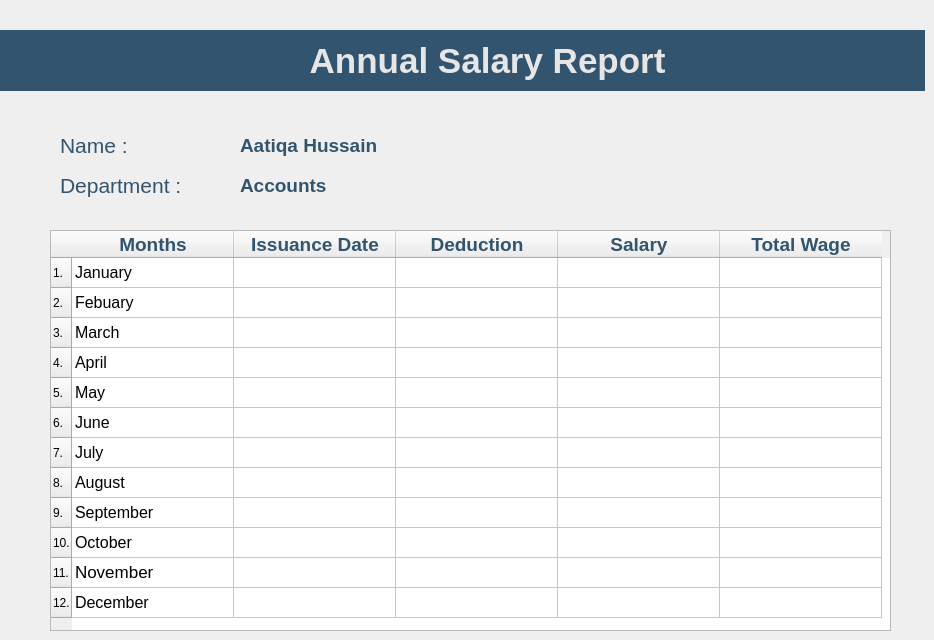
    <widget class="QWidget" name="salary_report">
     <widget class="QTableWidget" name="salary_record">
      <property name="geometry">
       <rect>
        <x>50</x>
        <y>230</y>
        <width>841</width>
        <height>401</height>
       </rect>
      </property>
      <property name="styleSheet">
       <string notr="true">QHeaderView::section {
    background-color: rgb(50, 84, 110); /* Set your desired background color */
    color: rgb(230, 230, 230); /* Set the text color */
};

color: rgb(50, 84, 110);
background-color: rgb(230, 230, 230);

</string>
      </property>
      <attribute name="horizontalHeaderDefaultSectionSize">
       <number>162</number>
      </attribute>
      <row>
       <property name="text">
        <string>1.</string>
       </property>
      </row>
      <row>
       <property name="text">
        <string>2.</string>
       </property>
      </row>
      <row>
       <property name="text">
        <string>3.</string>
       </property>
      </row>
      <row>
       <property name="text">
        <string>4.</string>
       </property>
      </row>
      <row>
       <property name="text">
        <string>5.</string>
       </property>
      </row>
      <row>
       <property name="text">
        <string>6.</string>
       </property>
      </row>
      <row>
       <property name="text">
        <string>7.</string>
       </property>
      </row>
      <row>
       <property name="text">
        <string>8.</string>
       </property>
      </row>
      <row>
       <property name="text">
        <string>9.</string>
       </property>
      </row>
      <row>
       <property name="text">
        <string>10.</string>
       </property>
      </row>
      <row>
       <property name="text">
        <string>11.</string>
       </property>
      </row>
      <row>
       <property name="text">
        <string>12.</string>
       </property>
      </row>
      <column>
       <property name="text">
        <string>Months</string>
       </property>
       <property name="font">
        <font>
         <pointsize>14</pointsize>
         <bold>true</bold>
        </font>
       </property>
       <property name="background">
        <color>
         <red>85</red>
         <green>55</green>
         <blue>89</blue>
        </color>
       </property>
       <property name="foreground">
        <brush brushstyle="SolidPattern">
         <color alpha="255">
          <red>50</red>
          <green>84</green>
          <blue>110</blue>
         </color>
        </brush>
       </property>
      </column>
      <column>
       <property name="text">
        <string>Issuance Date</string>
       </property>
       <property name="font">
        <font>
         <pointsize>14</pointsize>
         <bold>true</bold>
        </font>
       </property>
       <property name="background">
        <color>
         <red>85</red>
         <green>55</green>
         <blue>89</blue>
        </color>
       </property>
       <property name="foreground">
        <brush brushstyle="SolidPattern">
         <color alpha="255">
          <red>50</red>
          <green>84</green>
          <blue>110</blue>
         </color>
        </brush>
       </property>
      </column>
      <column>
       <property name="text">
        <string>Deduction</string>
       </property>
       <property name="font">
        <font>
         <pointsize>14</pointsize>
         <bold>true</bold>
        </font>
       </property>
       <property name="background">
        <color>
         <red>85</red>
         <green>55</green>
         <blue>89</blue>
        </color>
       </property>
       <property name="foreground">
        <brush brushstyle="SolidPattern">
         <color alpha="255">
          <red>50</red>
          <green>84</green>
          <blue>110</blue>
         </color>
        </brush>
       </property>
      </column>
      <column>
       <property name="text">
        <string>Salary</string>
       </property>
       <property name="font">
        <font>
         <pointsize>14</pointsize>
         <bold>true</bold>
        </font>
       </property>
       <property name="background">
        <color>
         <red>81</red>
         <green>55</green>
         <blue>89</blue>
        </color>
       </property>
       <property name="foreground">
        <brush brushstyle="SolidPattern">
         <color alpha="255">
          <red>50</red>
          <green>84</green>
          <blue>110</blue>
         </color>
        </brush>
       </property>
      </column>
      <column>
       <property name="text">
        <string>Total Wage</string>
       </property>
       <property name="font">
        <font>
         <pointsize>14</pointsize>
         <bold>true</bold>
        </font>
       </property>
       <property name="textAlignment">
        <set>AlignHCenter|AlignTop</set>
       </property>
       <property name="background">
        <color>
         <red>85</red>
         <green>55</green>
         <blue>89</blue>
        </color>
       </property>
       <property name="foreground">
        <brush brushstyle="SolidPattern">
         <color alpha="255">
          <red>50</red>
          <green>84</green>
          <blue>110</blue>
         </color>
        </brush>
       </property>
      </column>
      <item row="0" column="0">
       <property name="text">
        <string>January</string>
       </property>
       <property name="font">
        <font>
         <pointsize>12</pointsize>
        </font>
       </property>
      </item>
      <item row="1" column="0">
       <property name="text">
        <string>Febuary</string>
       </property>
       <property name="font">
        <font>
         <pointsize>12</pointsize>
        </font>
       </property>
      </item>
      <item row="2" column="0">
       <property name="text">
        <string>March</string>
       </property>
       <property name="font">
        <font>
         <pointsize>12</pointsize>
        </font>
       </property>
      </item>
      <item row="3" column="0">
       <property name="text">
        <string>April</string>
       </property>
       <property name="font">
        <font>
         <pointsize>12</pointsize>
        </font>
       </property>
      </item>
      <item row="4" column="0">
       <property name="text">
        <string>May</string>
       </property>
       <property name="font">
        <font>
         <pointsize>12</pointsize>
        </font>
       </property>
      </item>
      <item row="5" column="0">
       <property name="text">
        <string>June</string>
       </property>
       <property name="font">
        <font>
         <pointsize>12</pointsize>
        </font>
       </property>
      </item>
      <item row="6" column="0">
       <property name="text">
        <string>July</string>
       </property>
       <property name="font">
        <font>
         <pointsize>12</pointsize>
        </font>
       </property>
      </item>
      <item row="7" column="0">
       <property name="text">
        <string>August</string>
       </property>
       <property name="font">
        <font>
         <pointsize>12</pointsize>
        </font>
       </property>
      </item>
      <item row="8" column="0">
       <property name="text">
        <string>September</string>
       </property>
       <property name="font">
        <font>
         <pointsize>12</pointsize>
        </font>
       </property>
      </item>
      <item row="9" column="0">
       <property name="text">
        <string>October</string>
       </property>
       <property name="font">
        <font>
         <pointsize>12</pointsize>
        </font>
       </property>
      </item>
      <item row="10" column="0">
       <property name="text">
        <string>November</string>
       </property>
       <property name="font">
        <font>
         <pointsize>13</pointsize>
        </font>
       </property>
      </item>
      <item row="11" column="0">
       <property name="text">
        <string>December</string>
       </property>
       <property name="font">
        <font>
         <pointsize>12</pointsize>
        </font>
       </property>
      </item>
     </widget>
     <widget class="QLabel" name="name_input">
      <property name="geometry">
       <rect>
        <x>240</x>
        <y>130</y>
        <width>500</width>
        <height>30</height>
       </rect>
      </property>
      <property name="font">
       <font>
        <family>Segoe UI</family>
        <pointsize>14</pointsize>
        <italic>false</italic>
        <bold>true</bold>
        <underline>false</underline>
       </font>
      </property>
      <property name="styleSheet">
       <string notr="true">color: rgb(50, 84, 110);
font: 700 14pt &quot;Segoe UI&quot;;</string>
      </property>
      <property name="text">
       <string>Aatiqa Hussain</string>
      </property>
     </widget>
     <widget class="QLabel" name="department_input_2">
      <property name="geometry">
       <rect>
        <x>240</x>
        <y>170</y>
        <width>500</width>
        <height>30</height>
       </rect>
      </property>
      <property name="font">
       <font>
        <family>Segoe UI</family>
        <pointsize>14</pointsize>
        <italic>false</italic>
        <bold>true</bold>
       </font>
      </property>
      <property name="styleSheet">
       <string notr="true">color: rgb(50, 84, 110);
font: 700 14pt &quot;Segoe UI&quot;;</string>
      </property>
      <property name="text">
       <string>Accounts</string>
      </property>
     </widget>
     <widget class="QLabel" name="title_2">
      <property name="geometry">
       <rect>
        <x>0</x>
        <y>30</y>
        <width>925</width>
        <height>61</height>
       </rect>
      </property>
      <property name="font">
       <font>
        <pointsize>26</pointsize>
        <bold>true</bold>
       </font>
      </property>
      <property name="styleSheet">
       <string notr="true">background-color: rgb(50, 84, 110);
color: rgb(230, 230, 230);</string>
      </property>
      <property name="text">
       <string>                                Annual Salary Report</string>
      </property>
     </widget>
     <widget class="QLabel" name="name">
      <property name="geometry">
       <rect>
        <x>60</x>
        <y>130</y>
        <width>150</width>
        <height>30</height>
       </rect>
      </property>
      <property name="font">
       <font>
        <family>Segoe UI</family>
        <pointsize>16</pointsize>
        <italic>false</italic>
        <fontweight>Black</fontweight>
       </font>
      </property>
      <property name="styleSheet">
       <string notr="true">color: rgb(50, 84, 110);
font: 900 16pt &quot;Segoe UI&quot;;</string>
      </property>
      <property name="text">
       <string>Name :</string>
      </property>
     </widget>
     <widget class="QLabel" name="department_2">
      <property name="geometry">
       <rect>
        <x>60</x>
        <y>170</y>
        <width>150</width>
        <height>30</height>
       </rect>
      </property>
      <property name="font">
       <font>
        <family>Segoe UI</family>
        <pointsize>16</pointsize>
        <italic>false</italic>
        <fontweight>Black</fontweight>
       </font>
      </property>
      <property name="styleSheet">
       <string notr="true">color: rgb(50, 84, 110);
font: 900 16pt &quot;Segoe UI&quot;;</string>
      </property>
      <property name="text">
       <string>Department :</string>
      </property>
     </widget>
    </widget>
